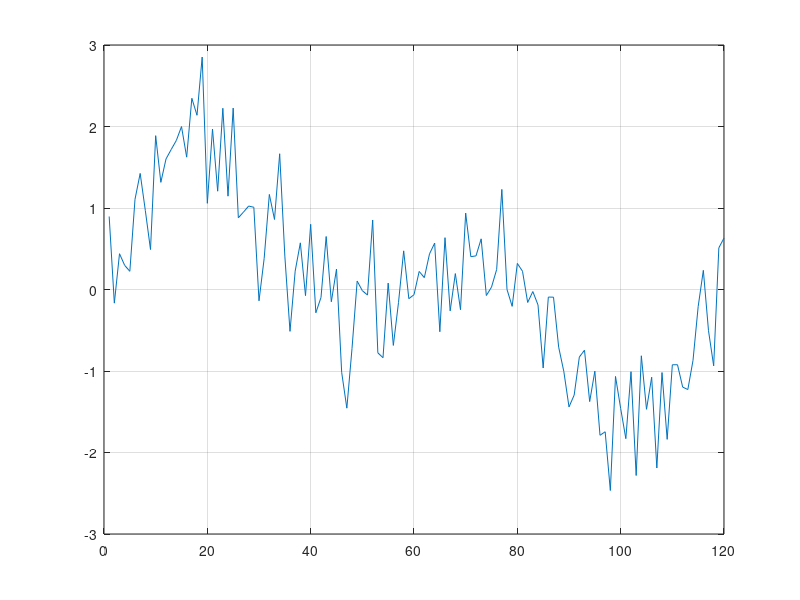

MATLAB code to generate this figure: (Note: this script raises an error after producing the figure.)
clear all
close all

x=1:120;

s1=sin(x*pi/60); % Signal 1 cycle.

s2=sin(x*pi/30); % Signal 2 cicle.

s4=sin(x*pi/15); % Signal 4 cicle.

%s=s4;
%s=s1+s4;
%s=s1+s2+s4;
s=s1+s2+randn(1,120)*.5;
plot(s)
grid on

% Sampling frequency 120 points per second
fs=120;
figure

[freq, power]=showfft(s,1/fs,'ob',1);

%power(find(freq == max(freq)))
 showfft(s,1/fs,'ob',1); % 1 cicle per second for s1 at fs=120

